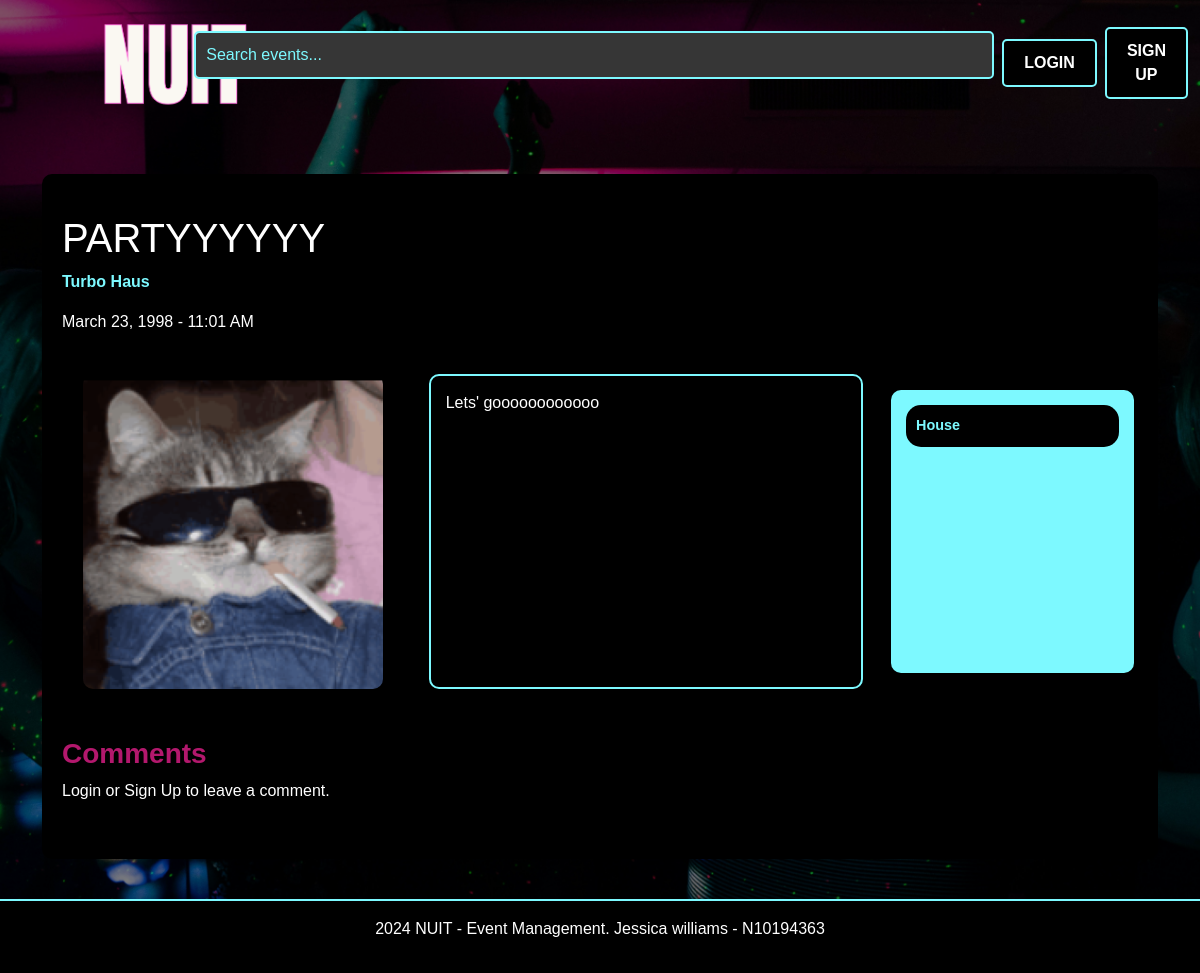
/event-details/1, run on an earlier commit of the app's database.
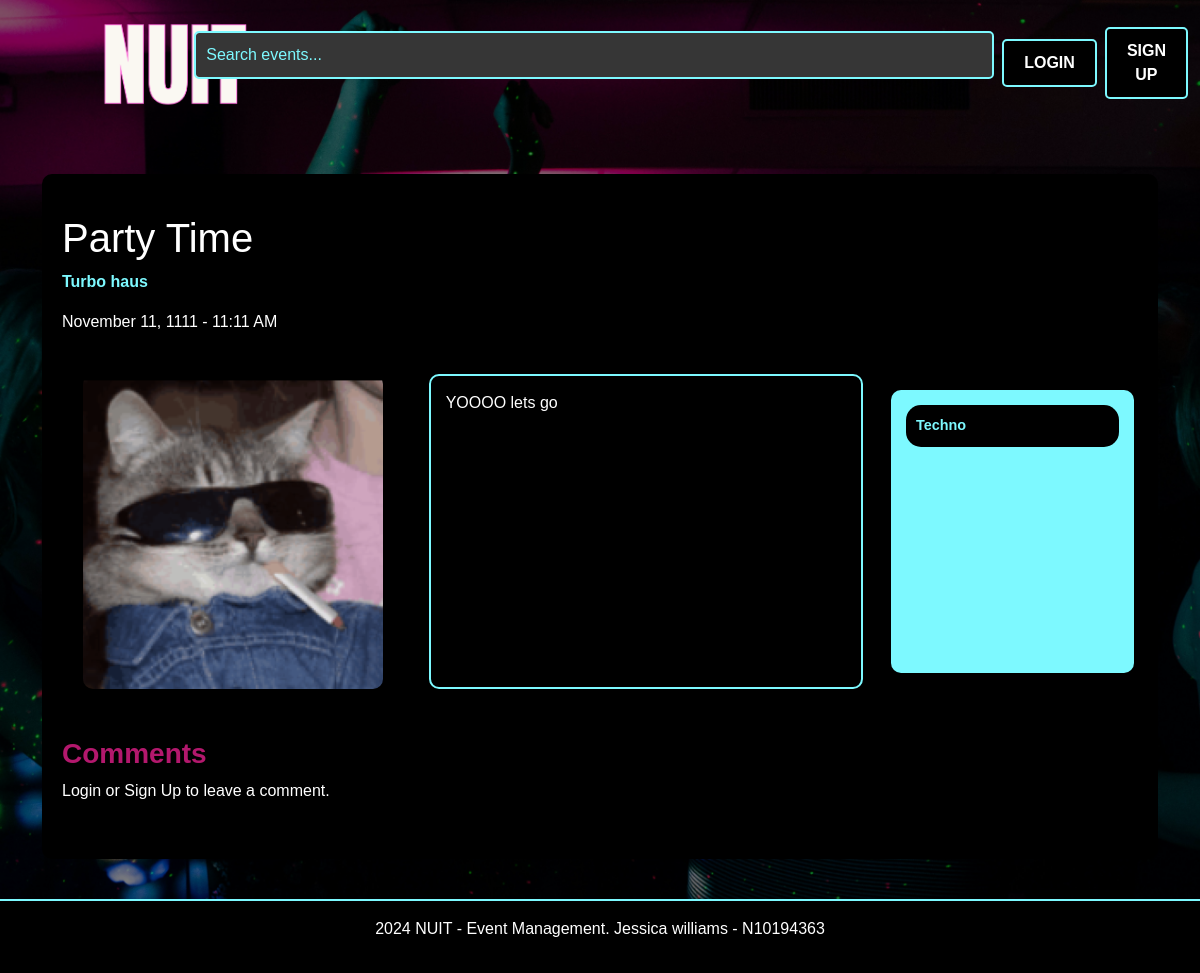
And on a later commit of the database.
### website/models.py (models this page shows)
class Event(db.Model):
    id = db.Column(db.Integer, primary_key=True)
    name = db.Column(db.String(100), nullable=False)
    location = db.Column(db.String(100), nullable=False)
    date = db.Column(db.DateTime, nullable=False)
    description = db.Column(db.Text, nullable=True)
    available_tickets = db.Column(db.Integer, nullable=False)
    categories = db.Column(db.String(200), nullable=False)
    image = db.Column(db.String(100), nullable=True)
    comments = db.relationship('Comment', backref='event', lazy=True)
    bookings = db.relationship('Booking', backref='event', lazy=True)

### website/views.py (the view)
@main_bp.route('/event-details/<int:event_id>', methods=['GET', 'POST'])
def event_details(event_id):
    event = Event.query.get_or_404(event_id)
    comments = Comment.query.filter_by(event_id=event_id).all()
    comment_form = CommentForm()
    booking_form = BookingForm()
    return render_template('event_details.html', event=event, comments=comments, comment_form=comment_form, booking_form=booking_form)

### website/forms.py
class CommentForm(FlaskForm):
    text = TextAreaField("Comment", validators=[InputRequired(), Length(max=500)])
    submit = SubmitField("Post")

class BookingForm(FlaskForm):
    quantity = IntegerField("Ticket Quantity", validators=[InputRequired(), NumberRange(min=1)])
    user_id = HiddenField("UserID", validators=[InputRequired()])
    event_id = HiddenField("EventID", validators=[InputRequired()])
    submit = SubmitField("Book Now")

### website/templates/event_details.html (shortened to what this page needs)
{% extends "base.html" %} {% from "bootstrap5/form.html" import render_form %}
{% block content %}
<div class="container mt-5">
  <div class="section-background">
    <div class="row d-flex justify-content-between align-items-center">
      <div class="col-md-6">
        <h1>{{ event.name }}</h1>
        <p class="location">{{ event.location }}</p>
        <p>{{ event.date.strftime('%B %d, %Y - %I:%M %p') }}</p>
      </div>
    </div>
    <div class="row d-flex align-items-stretch mt-4">
      <div class="col-md-4 d-flex justify-content-center align-items-stretch">
        <img
        src="{{ url_for('static', filename=event.image.replace('website/static/', '')) }}"
        alt="Event Image"
        class="img-fluid"
        style="max-width: 100%; border-radius: 10px"
      />
      </div>
      <div class="col-md-5 d-flex flex-column">
        <div
          class="description d-flex flex-column justify-content-between"
          style="
            background-color: black;
            color: white;
            border: 2px solid #7df9ff;
            padding: 15px;
            border-radius: 10px;
            height: 100%;
          "
        >
          <p style="text-align: justify">{{ event.description }}</p>
        </div>
      </div>
      <div
        class="col-md-3 d-flex flex-column justify-content-start p-3 align-items-stretch"
      >
        <div class="music-tags d-flex flex-column justify-content-start">
          {% for category in event.categories.split(',') %}
          <span class="pill-tag">{{ category }}</span>
          {% endfor %}
        </div>
      </div>
    </div>
    <div class="row mt-5">
      <h3>Comments</h3>
        </div>
        {% if current_user.is_authenticated %}
        <h4>Leave a Comment</h4>
        <form
          method="POST"
          action="{{ url_for('event_bp.post_comment', event_id=event.id) }}"
        >
          {{ comment_form.hidden_tag() }}
          <div class="mb-3">
            {{ comment_form.text.label(class="form-label") }} {{
              comment_form.text(class="form-control", rows="3") }}
          </div>
          {{ comment_form.submit(class="btn btn-primary") }}
        </form>
        {% else %}
        <p>Login or Sign Up to leave a comment.</p>
          {% endif %}
      </div>
    </div>
{% endblock %}

What changed in the data, as far as the page shows it:
changed Event: name "PARTYYYYYY" → "Party Time"; location "Turbo Haus" → "Turbo haus"; date "March 23, 1998 - 11:01 AM" → "November 11, 1111 - 11:11 AM"; description "Lets' goooooooooooo" → "YOOOO lets go"; categories "House" → "Techno"
